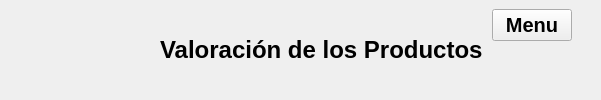
            <widget class="QWidget" name="widget_8" native="true">
             <layout class="QHBoxLayout" name="horizontalLayout_4">
              <property name="spacing">
               <number>0</number>
              </property>
              <property name="leftMargin">
               <number>40</number>
              </property>
              <property name="topMargin">
               <number>0</number>
              </property>
              <property name="rightMargin">
               <number>20</number>
              </property>
              <property name="bottomMargin">
               <number>0</number>
              </property>
              <item>
               <spacer name="horizontalSpacer_2">
                <property name="orientation">
                 <enum>Qt::Horizontal</enum>
                </property>
                <property name="sizeType">
                 <enum>QSizePolicy::Fixed</enum>
                </property>
                <property name="sizeHint" stdset="0">
                 <size>
                  <width>120</width>
                  <height>9</height>
                 </size>
                </property>
               </spacer>
              </item>
              <item alignment="Qt::AlignVCenter">
               <widget class="QLabel" name="label_2">
                <property name="sizePolicy">
                 <sizepolicy hsizetype="Expanding" vsizetype="Preferred">
                  <horstretch>0</horstretch>
                  <verstretch>0</verstretch>
                 </sizepolicy>
                </property>
                <property name="font">
                 <font>
                  <pointsize>18</pointsize>
                  <bold>true</bold>
                  <strikeout>false</strikeout>
                  <kerning>true</kerning>
                 </font>
                </property>
                <property name="mouseTracking">
                 <bool>false</bool>
                </property>
                <property name="text">
                 <string>Valoración de los Productos</string>
                </property>
                <property name="alignment">
                 <set>Qt::AlignLeading|Qt::AlignLeft|Qt::AlignTop</set>
                </property>
               </widget>
              </item>
              <item alignment="Qt::AlignRight|Qt::AlignTop">
               <widget class="QWidget" name="widget_9" native="true">
                <layout class="QGridLayout" name="gridLayout_15">
                 <item row="0" column="0">
                  <widget class="QPushButton" name="MenuCasa">
                   <property name="font">
                    <font>
                     <pointsize>15</pointsize>
                     <bold>true</bold>
                    </font>
                   </property>
                   <property name="text">
                    <string>Menu</string>
                   </property>
                  </widget>
                 </item>
                </layout>
               </widget>
              </item>
             </layout>
            </widget>
